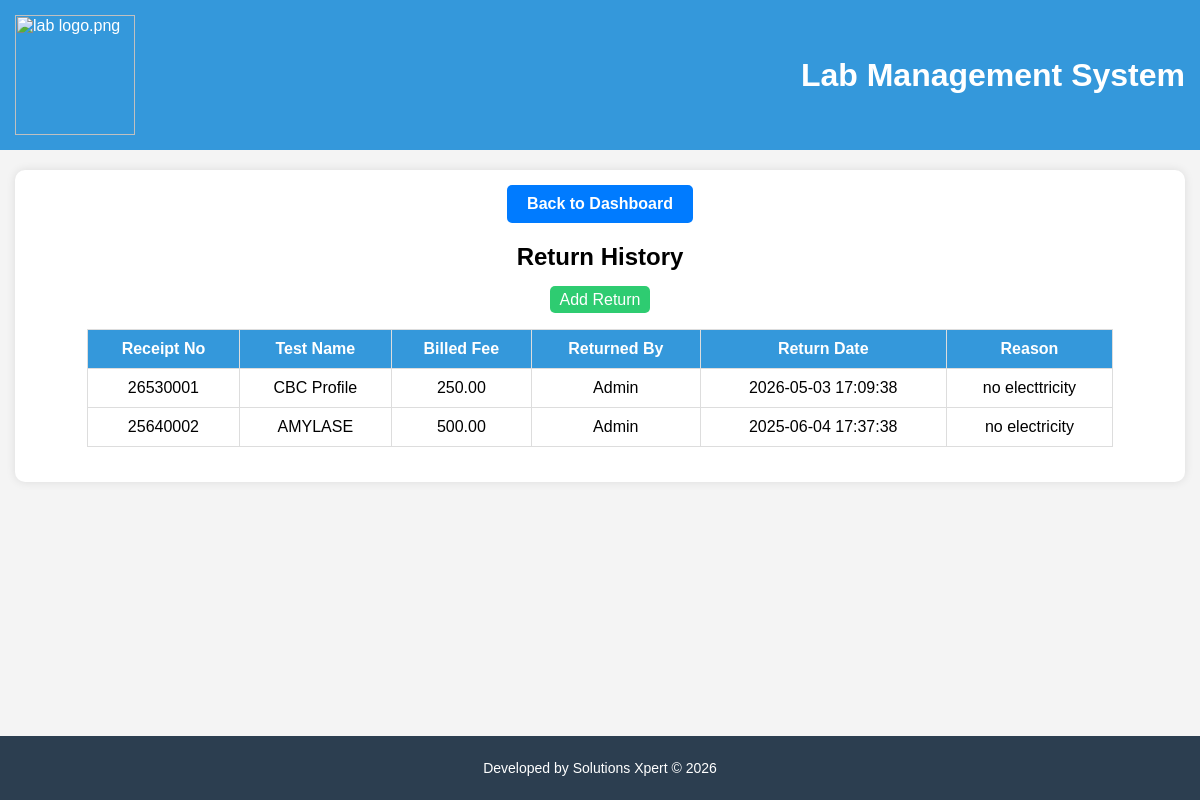
Screenshot of /return_history.php with the database file from the repository.
### tables this page shows
CREATE TABLE `returns` (
  `id` int(11) NOT NULL,
  `receipt_no` varchar(50) DEFAULT NULL,
  `test_name` varchar(255) DEFAULT NULL,
  `billed_fee` decimal(10,2) DEFAULT NULL,
  `original_fee` int(11) DEFAULT NULL,
  `discount` int(11) DEFAULT NULL,
  `returned_by` int(11) DEFAULT NULL,
  `return_date` datetime DEFAULT current_timestamp(),
  `reason` text DEFAULT NULL,
  `mr_no` varchar(50) DEFAULT NULL
);

CREATE TABLE `users` (
  `id` int(11) NOT NULL,
  `username` varchar(255) NOT NULL,
  `password` varchar(255) NOT NULL,
  `role` varchar(50) NOT NULL,
  `email` varchar(255) DEFAULT NULL
);

### return_history.php (the view, shortened to what this page needs)
<?php
include "db.php";
include "header.php";
$query = "
    SELECT r.*, u.username
    FROM returns r
    JOIN users u ON r.returned_by = u.id
    ORDER BY r.return_date DESC
";
$result = mysqli_query($conn, $query);
?>
<!DOCTYPE html>
<html>
<head>
</head>
<body>
<div class="table-container" style="margin-top: 20px;">
<div style="text-align: center; margin-top: 20px;">
    <a href="dashboard.php" class="back-button" style="margin-bottom: 0px;margin-top: -20px;">Back to Dashboard</a>
</div>
    <h2 style="text-align:center;">Return History</h2>
	<div style="text-align:center;"><a href="returns.php" class="action-btn">Add Return</a></div>
    <table>
        <thead>
            <tr>
                <th>Receipt No</th>
                <th>Test Name</th>
                <th>Billed Fee</th>
                <th>Returned By</th>
                <th>Return Date</th>
                <th>Reason</th>
            </tr>
        </thead>
        <tbody>
            <?php while($row = mysqli_fetch_assoc($result)): ?>
                <tr>
                    <td><?= $row['receipt_no'] ?></td>
                    <td><?= $row['test_name'] ?></td>
                    <td><?= $row['billed_fee'] ?></td>
                    <td><?= $row['username'] ?></td>
                    <td><?= $row['return_date'] ?></td>
                    <td><?= $row['reason'] ?></td>
                </tr>
            <?php endwhile; ?>
        </tbody>
    </table>
	</div>
	<?php include "footer.php"; ?>
</body>
</html>

### return_history.php (style rules this page uses)
body { font-family: Arial; background: #f4f4f4; margin: 0; }
.table-container { width: 95%; margin: 20px auto; background-color: #fff; border-radius: 10px; padding: 15px; box-shadow: 0 0 10px rgba(0,0,0,0.1); }
table { width: 90%; margin: 20px auto; border-collapse: collapse; }
th, td { padding: 10px; border: 1px solid #ddd; text-align: center; }
th { background-color: #3498db; color: white; }
.action-btn { background-color: #2ecc71; color: white; padding: 5px 10px; border-radius: 5px; text-decoration: none; transition: background 0.3s; }
.back-button { display: inline-block; background-color: #007BFF; color: white; padding: 10px 20px; border-radius: 5px; text-decoration: none; font-weight: bold; font-size: 16px; transition: background-color 0.3s ease; margin-bottom: 20px; cursor: pointer; }

### footer.php (style rules this page uses)
body { padding-bottom: 70px; }

### rows the page displays
returns: receipt_no "26530001", test_name "CBC Profile", billed_fee "250.00", users.username "Admin", return_date "2026-05-03 17:09:38", reason "no electtricity"
returns: receipt_no "25640002", test_name "AMYLASE", billed_fee "500.00", users.username "Admin", return_date "2025-06-04 17:37:38", reason "no electricity"
